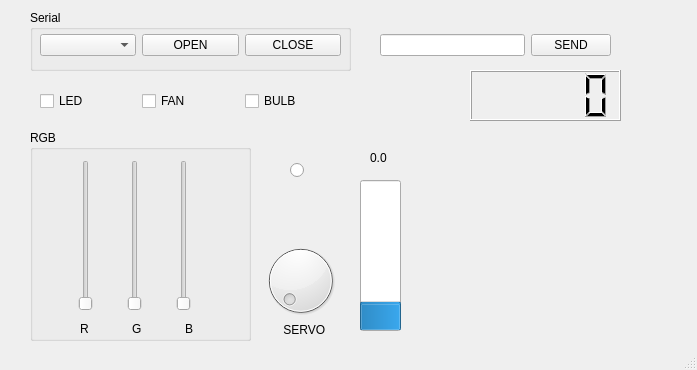
<?xml version="1.0" encoding="UTF-8"?>
<ui version="4.0">
 <class>MainWindow</class>
 <widget class="QMainWindow" name="MainWindow">
  <property name="geometry">
   <rect>
    <x>0</x>
    <y>0</y>
    <width>697</width>
    <height>370</height>
   </rect>
  </property>
  <property name="windowTitle">
   <string>MainWindow</string>
  </property>
  <widget class="QWidget" name="centralwidget">
   <widget class="QGroupBox" name="groupBox">
    <property name="geometry">
     <rect>
      <x>30</x>
      <y>130</y>
      <width>221</width>
      <height>211</height>
     </rect>
    </property>
    <property name="title">
     <string>RGB</string>
    </property>
    <widget class="QWidget" name="layoutWidget">
     <property name="geometry">
      <rect>
       <x>50</x>
       <y>190</y>
       <width>151</width>
       <height>18</height>
      </rect>
     </property>
     <layout class="QHBoxLayout" name="horizontalLayout_4">
      <item>
       <widget class="QLabel" name="label">
        <property name="text">
         <string>R</string>
        </property>
       </widget>
      </item>
      <item>
       <widget class="QLabel" name="label_2">
        <property name="text">
         <string>G</string>
        </property>
       </widget>
      </item>
      <item>
       <widget class="QLabel" name="label_3">
        <property name="text">
         <string>B</string>
        </property>
       </widget>
      </item>
     </layout>
    </widget>
    <widget class="QWidget" name="layoutWidget">
     <property name="geometry">
      <rect>
       <x>20</x>
       <y>30</y>
       <width>171</width>
       <height>151</height>
      </rect>
     </property>
     <layout class="QHBoxLayout" name="horizontalLayout_3">
      <item>
       <widget class="QSlider" name="RS">
        <property name="maximum">
         <number>255</number>
        </property>
        <property name="orientation">
         <enum>Qt::Vertical</enum>
        </property>
       </widget>
      </item>
      <item>
       <widget class="QSlider" name="GS">
        <property name="maximum">
         <number>255</number>
        </property>
        <property name="orientation">
         <enum>Qt::Vertical</enum>
        </property>
       </widget>
      </item>
      <item>
       <widget class="QSlider" name="BS">
        <property name="maximum">
         <number>255</number>
        </property>
        <property name="orientation">
         <enum>Qt::Vertical</enum>
        </property>
       </widget>
      </item>
     </layout>
    </widget>
   </widget>
   <widget class="QGroupBox" name="groupBox_2">
    <property name="geometry">
     <rect>
      <x>30</x>
      <y>10</y>
      <width>321</width>
      <height>61</height>
     </rect>
    </property>
    <property name="title">
     <string>Serial</string>
    </property>
    <widget class="QWidget" name="layoutWidget">
     <property name="geometry">
      <rect>
       <x>10</x>
       <y>10</y>
       <width>301</width>
       <height>51</height>
      </rect>
     </property>
     <layout class="QHBoxLayout" name="horizontalLayout">
      <item>
       <widget class="QComboBox" name="comL"/>
      </item>
      <item>
       <widget class="QPushButton" name="openB">
        <property name="text">
         <string>OPEN</string>
        </property>
       </widget>
      </item>
      <item>
       <widget class="QPushButton" name="closeB">
        <property name="text">
         <string>CLOSE</string>
        </property>
       </widget>
      </item>
     </layout>
    </widget>
   </widget>
   <widget class="QDial" name="servoK">
    <property name="geometry">
     <rect>
      <x>260</x>
      <y>240</y>
      <width>81</width>
      <height>81</height>
     </rect>
    </property>
    <property name="maximum">
     <number>180</number>
    </property>
   </widget>
   <widget class="QLabel" name="label_4">
    <property name="geometry">
     <rect>
      <x>280</x>
      <y>320</y>
      <width>51</width>
      <height>20</height>
     </rect>
    </property>
    <property name="text">
     <string> SERVO</string>
    </property>
   </widget>
   <widget class="QLCDNumber" name="lcdN">
    <property name="geometry">
     <rect>
      <x>470</x>
      <y>70</y>
      <width>151</width>
      <height>51</height>
     </rect>
    </property>
   </widget>
   <widget class="QWidget" name="layoutWidget">
    <property name="geometry">
     <rect>
      <x>40</x>
      <y>90</y>
      <width>301</width>
      <height>22</height>
     </rect>
    </property>
    <layout class="QHBoxLayout" name="horizontalLayout_2">
     <item>
      <widget class="QCheckBox" name="ledC">
       <property name="text">
        <string>LED</string>
       </property>
      </widget>
     </item>
     <item>
      <widget class="QCheckBox" name="fanC">
       <property name="text">
        <string>FAN</string>
       </property>
      </widget>
     </item>
     <item>
      <widget class="QCheckBox" name="bulbC">
       <property name="text">
        <string>BULB</string>
       </property>
      </widget>
     </item>
    </layout>
   </widget>
   <widget class="QWidget" name="layoutWidget">
    <property name="geometry">
     <rect>
      <x>380</x>
      <y>30</y>
      <width>231</width>
      <height>30</height>
     </rect>
    </property>
    <layout class="QHBoxLayout" name="horizontalLayout_5">
     <item>
      <widget class="QLineEdit" name="textF"/>
     </item>
     <item>
      <widget class="QPushButton" name="sendB">
       <property name="text">
        <string>SEND</string>
       </property>
      </widget>
     </item>
    </layout>
   </widget>
   <widget class="QRadioButton" name="circle">
    <property name="geometry">
     <rect>
      <x>290</x>
      <y>140</y>
      <width>31</width>
      <height>61</height>
     </rect>
    </property>
    <property name="text">
     <string/>
    </property>
   </widget>
   <widget class="PlotWidget" name="graph" native="true">
    <property name="geometry">
     <rect>
      <x>419</x>
      <y>210</y>
      <width>201</width>
      <height>131</height>
     </rect>
    </property>
   </widget>
   <widget class="QProgressBar" name="tempB">
    <property name="geometry">
     <rect>
      <x>360</x>
      <y>180</y>
      <width>41</width>
      <height>151</height>
     </rect>
    </property>
    <property name="minimum">
     <number>100</number>
    </property>
    <property name="maximum">
     <number>400</number>
    </property>
    <property name="value">
     <number>150</number>
    </property>
    <property name="orientation">
     <enum>Qt::Vertical</enum>
    </property>
   </widget>
   <widget class="QLabel" name="tempL">
    <property name="geometry">
     <rect>
      <x>370</x>
      <y>150</y>
      <width>41</width>
      <height>16</height>
     </rect>
    </property>
    <property name="text">
     <string>0.0</string>
    </property>
   </widget>
  </widget>
  <widget class="QStatusBar" name="statusbar"/>
 </widget>
 <customwidgets>
  <customwidget>
   <class>PlotWidget</class>
   <extends>QWidget</extends>
   <header>pyqtgraph</header>
   <container>1</container>
  </customwidget>
 </customwidgets>
 <resources/>
 <connections/>
</ui>
